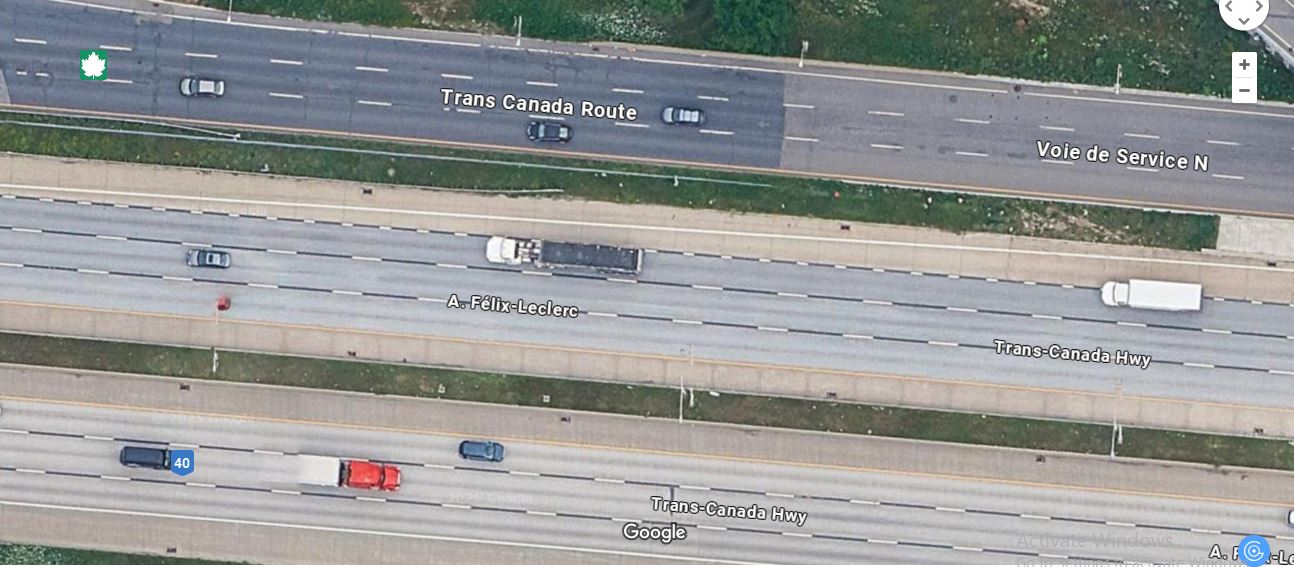
#> input picture input/arial_2.JPG, 1294 x 567 px
$ python -i lane_detection.py   (imports and definitions only)
#> lines starting #> are read from the running program, lines starting #| are printed output that depends on the picture; after the words box and inside, x2 and y2 are one past the last pixel; in counts of white or black regions, pixels touching at a corner belong together
import cv2
import numpy as np

def region_of_interest(img):
    height, width = img.shape[:2]
    mask = np.zeros_like(img)

    # Define a polygon (adjust as needed)
    polygon = np.array([[
        (int(0.1 * width), height),
        (int(0.45 * width), int(0.5 * height)),
        (int(0.55 * width), int(0.5 * height)),
        (int(0.9 * width), height)
    ]], np.int32)

    cv2.fillPoly(mask, polygon, 255)
    masked_image = cv2.bitwise_and(img, mask)
    return masked_image

def detect_lanes(image_rgb):
    img_gray = cv2.cvtColor(image_rgb, cv2.COLOR_RGB2GRAY)
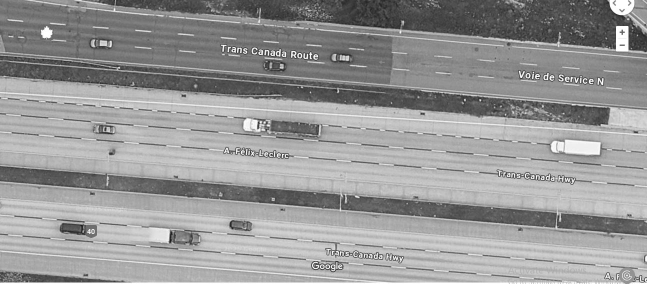
#> img_gray: shape (567, 1294) (shown at 1/2 size); min 1, max 255, mean 151.4
    blurred = cv2.GaussianBlur(img_gray, (5, 5), 0)
    edges = cv2.Canny(blurred, 70, 150)
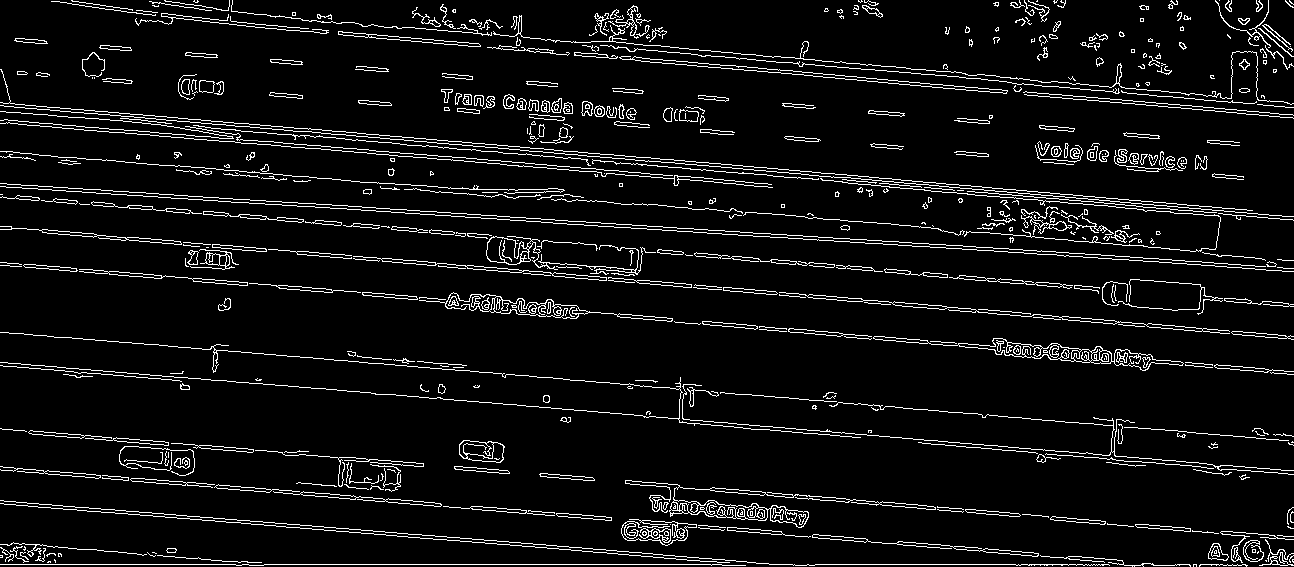
#> edges: shape (567, 1294); 6.6% white in thin lines or dots

    # Apply region mask
    masked_edges = region_of_interest(edges)
#> in region_of_interest, `cv2.fillPoly(mask, polygon, 255)`:
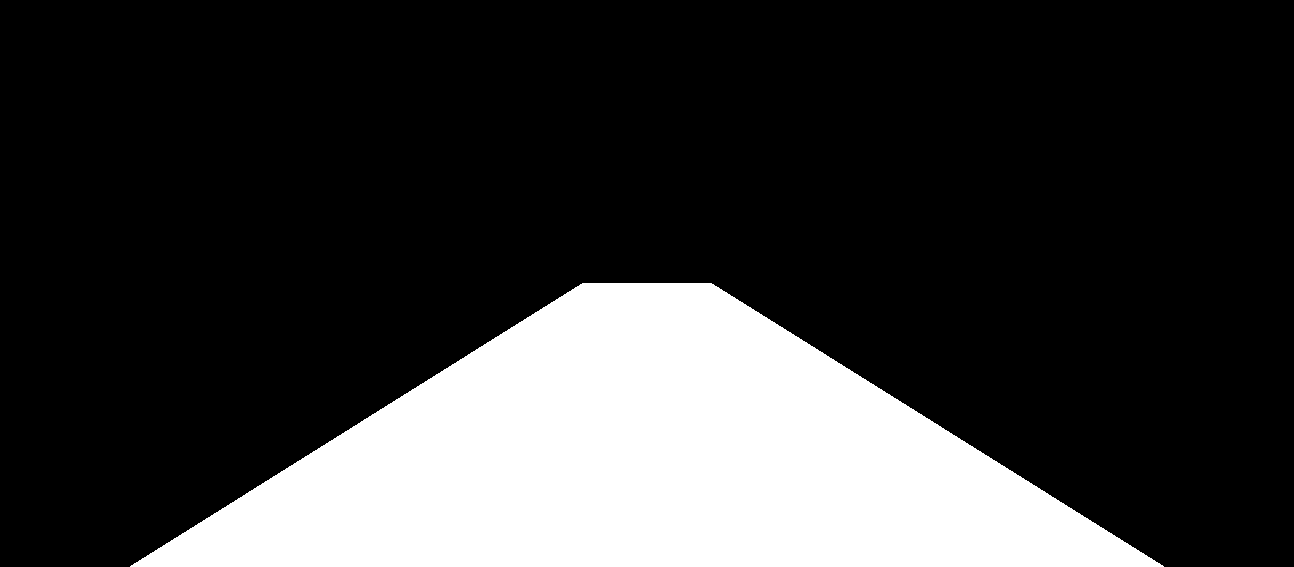
#> mask: shape (567, 1294); 22.6% white; 1 white region, box (x1, y1, x2, y2) and area: (130, 283, 1164, 567) 165457
#> in region_of_interest, `masked_image = cv2.bitwise_and(img, mask)`:
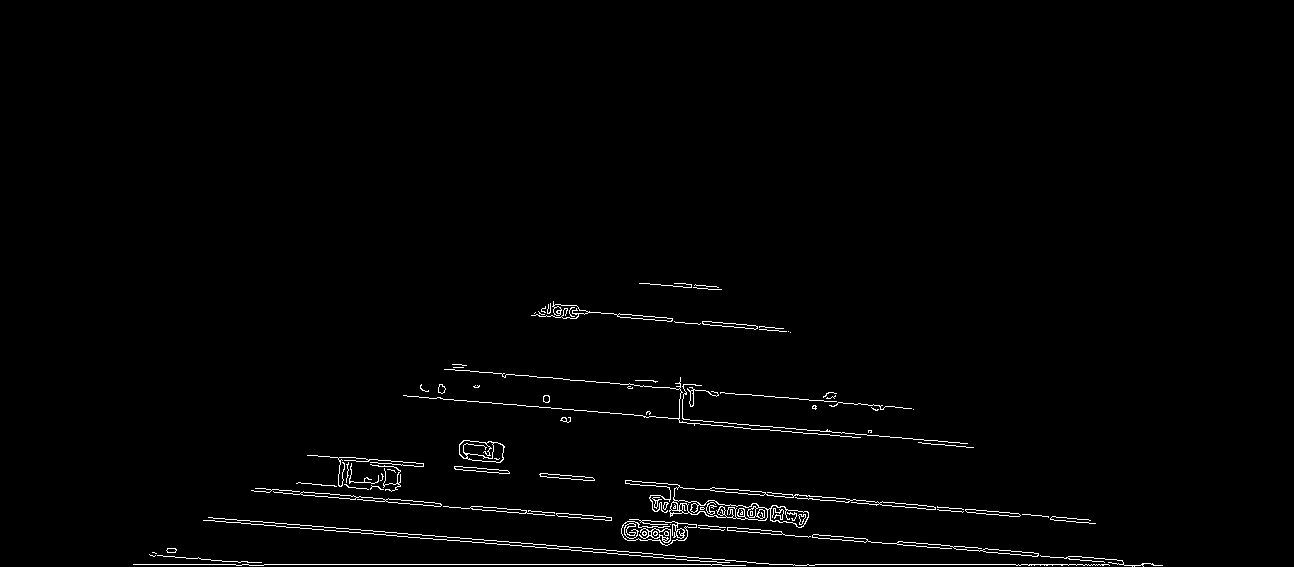
#> masked_image: shape (567, 1294); 1.3% white in thin lines or dots, all inside (x1, y1, x2, y2) = (133, 283, 1163, 567)

    lines = cv2.HoughLinesP(
        masked_edges,
        rho=1,
        theta=np.pi / 180,
        threshold=80,
        minLineLength=40,
        maxLineGap=25
    )
#> lines = 40 rows, first 6: [133, 564, 721, 564], [404, 395, 963, 443], [654, 485, 1019, 516], [611, 519, 1143, 566], [712, 487, 1090, 520], [447, 369, 913, 409]

    lane_image = image_rgb.copy()
    line_coords = []

    if lines is not None:
        for line in lines:
            x1, y1, x2, y2 = line[0]
            line_coords.append((x1, y1, x2, y2))
            cv2.line(lane_image, (x1, y1), (x2, y2), (0, 255, 0), 2)
#> this loop made 40 passes
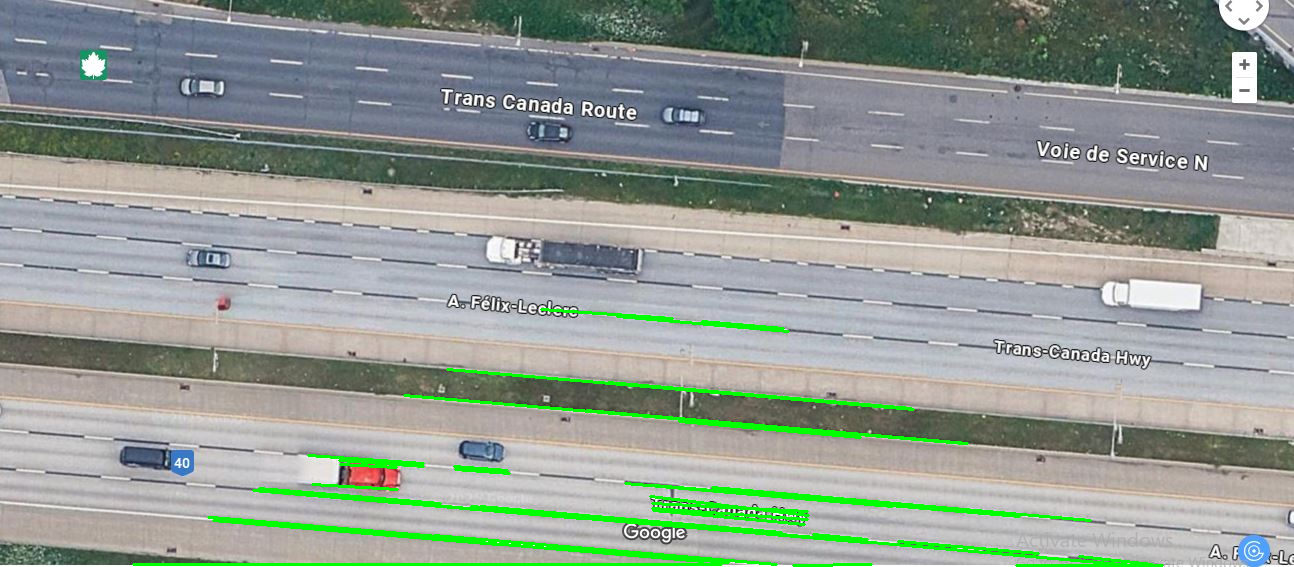
#> lane_image: shape (567, 1294, 3); mean R, G, B 145.4, 154.6, 146.6
#> after the loop, line_coords = 40 items, first 6: (133, 564, 721, 564), (404, 395, 963, 443), (654, 485, 1019, 516), (611, 519, 1143, 566), (712, 487, 1090, 520), (447, 369, 913, 409)

    return lane_image, line_coords

>>> import cv2
>>> picture = cv2.cvtColor(cv2.imread('../input/arial_2.JPG'), cv2.COLOR_BGR2RGB)
>>> result = detect_lanes(picture)

$ run again, on input/arial_3.JPG
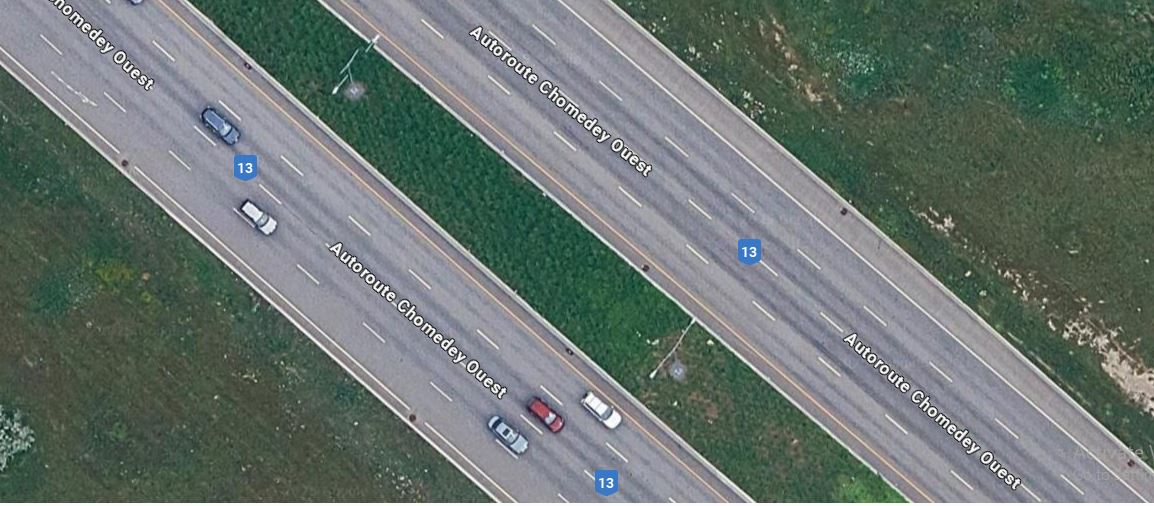
#> input picture input/arial_3.JPG, 1154 x 506 px
#> in detect_lanes, `edges = cv2.Canny(blurred, 70, 150)`:
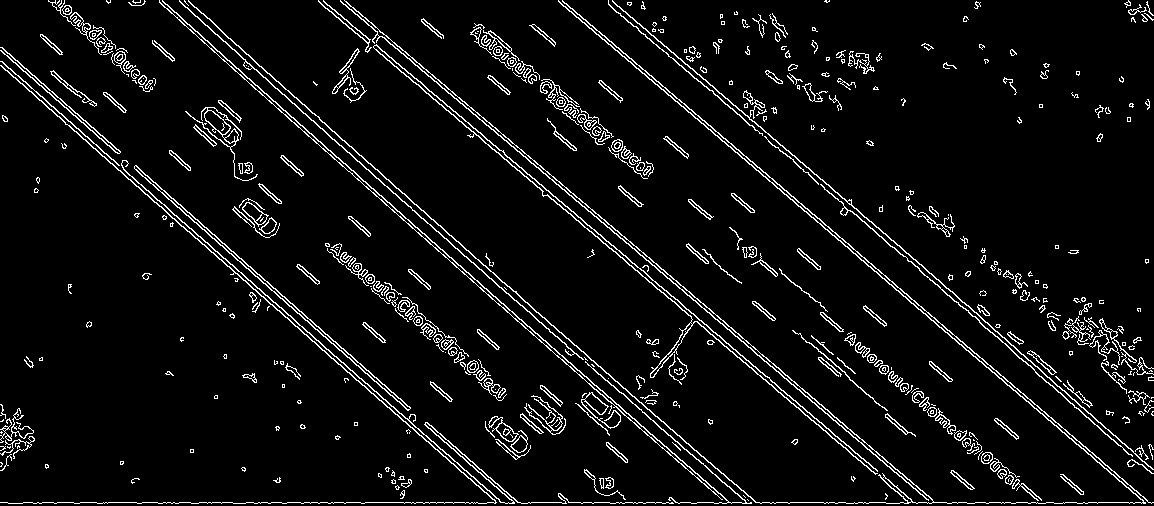
#> edges: shape (506, 1154); 5.9% white in thin lines or dots
#> mask: shape (506, 1154); 22.5% white; 1 white region, box (x1, y1, x2, y2) and area: (116, 253, 1038, 506) 131458
#> masked_image: shape (506, 1154); 1.6% white in thin lines or dots, all inside (x1, y1, x2, y2) = (120, 253, 1034, 504)
#> lines = 30 rows, first 6: [120, 502, 1033, 502], [490, 271, 755, 501], [480, 284, 731, 503], [489, 278, 747, 503], [492, 299, 726, 503], [712, 331, 917, 503]
#> the loop in detect_lanes, `for line in lines:` made 30 passes
#> after the loop in detect_lanes, `for line in lines:`:
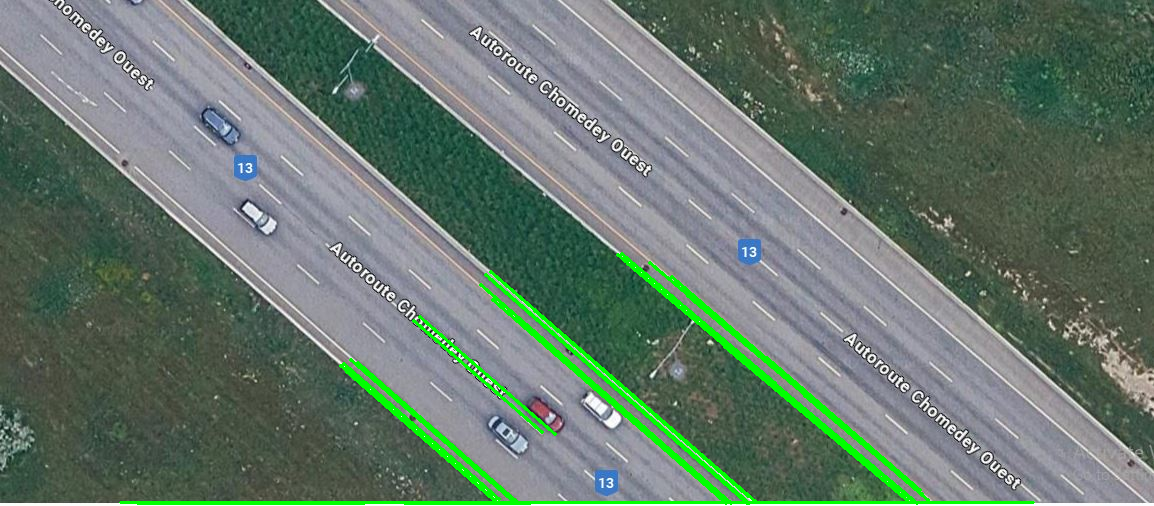
#> lane_image: shape (506, 1154, 3); mean R, G, B 100.9, 119.1, 107.3
#> after the loop in detect_lanes, `for line in lines:`: line_coords = 30 items, first 6: (120, 502, 1033, 502), (490, 271, 755, 501), (480, 284, 731, 503), (489, 278, 747, 503), (492, 299, 726, 503), (712, 331, 917, 503)
